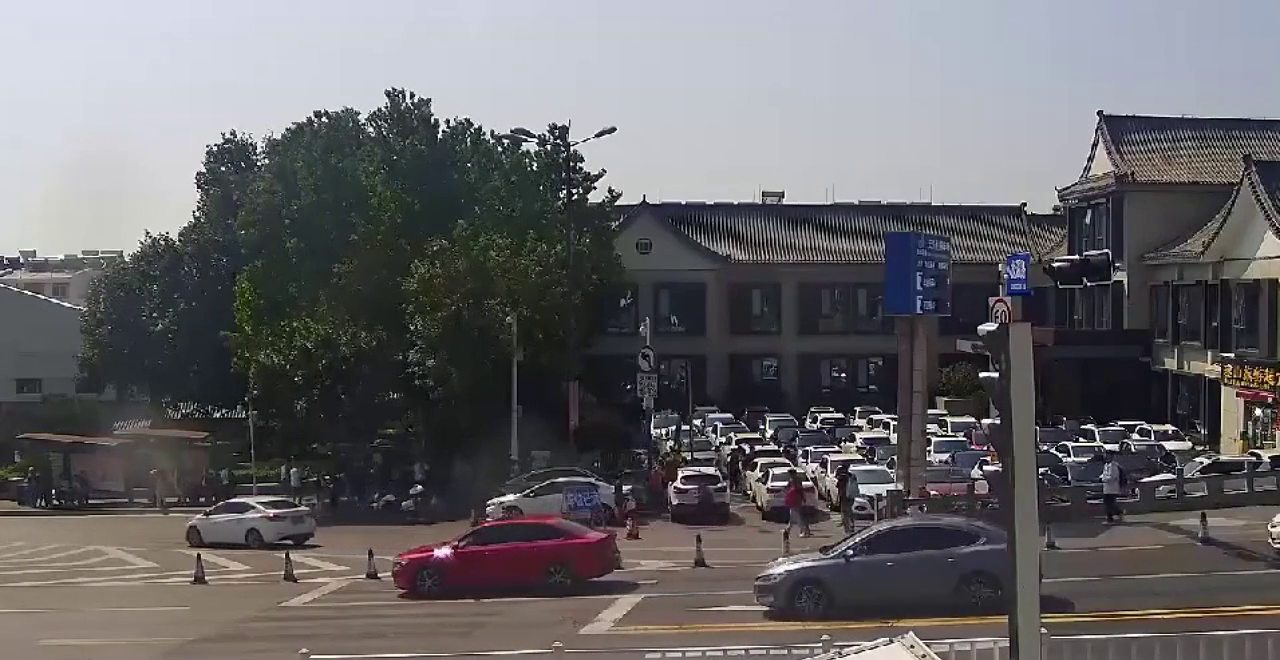
//> input picture frame 63 of pre_Operator/GMM/tpu/video.mp4, 1280 x 660 px
$ ./mog2_custom_save   (built with g++ and OpenCV 4)
//> lines starting //> are read from the running program, lines starting //| are printed output that depends on the picture; after the words box and inside, x2 and y2 are one past the last pixel; in counts of white or black regions, pixels touching at a corner belong together
// #include <opencv2/opencv.hpp>
#include <vector>
#include <cmath>
#include <algorithm>
#include <iostream>
#include <iomanip> // for setw, setfill

using namespace cv;
using namespace std;

// 高斯分布结构体
struct Gaussian {
    Vec3d mean;       // 均值（BGR）
    Vec3d var;        // 方差（BGR）
    double weight;    // 权重
    double alpha;     // 学习率（用于更新）

    Gaussian() : mean(0,0,0), var(10,10,10), weight(0.0), alpha(0.001) {}

    // 判断像素是否匹配该高斯分布（2.5σ准则）
    bool match(const Vec3b& pixel) const {
        for (int c = 0; c < 3; ++c) {
            double diff = abs(pixel[c] - mean[c]);
            if (diff > 2.5 * sqrt(var[c])) {
                return false;
            }
        }
        return true;
    }

    // 更新高斯分布参数
    void update(const Vec3b& pixel, double alpha) {
        for (int c = 0; c < 3; ++c) {
            double diff = pixel[c] - mean[c];
            double rho = alpha / sqrt(var[c] + 1e-6);  // 防止除零
            mean[c] += rho * diff;
            var[c] += rho * (diff * diff - var[c]);
        }
        weight += alpha * (1.0 - weight);  // 权重更新
    }

    // 用新像素初始化高斯分布
    void initialize(const Vec3b& pixel, double alpha) {
        for (int c = 0; c < 3; ++c) {
            mean[c] = pixel[c];
            var[c] = 10.0;  // 初始方差
        }
        weight = 0.1;  // 初始权重 0.1
        this->alpha = alpha;
    }

    // 计算 w / σ（用于排序）
    double getSortKey() const {
        double sum = 0.0;
        for (int c = 0; c < 3; ++c) {
            sum += weight / (sqrt(var[c]) + 1e-6);
        }
        return sum / 3.0;
    }
};

// MOG2 背景减除器类
class BackgroundSubtractorMOG2Custom {
private:
    int K;              // 每个像素的高斯分布数量
    double alpha;       // 学习率
    double varThreshold; // 匹配阈值（用于判断是否匹配）
    bool detectShadows; // 是否检测阴影
    double shadowThreshold; // 阴影检测阈值（亮度变化但色度不变）
    int history;        // 背景模型历史帧数（未实现，可扩展）

    vector<vector<vector<Gaussian>>> model; // [height][width][K]

public:
    BackgroundSubtractorMOG2Custom(int K = 5, double alpha = 0.001, double varThreshold = 16.0, bool detectShadows = true)
        : K(K), alpha(alpha), varThreshold(varThreshold), detectShadows(detectShadows), shadowThreshold(0.5) {}

    void initialize(const Mat& frame) {
        int h = frame.rows, w = frame.cols;
        model.resize(h, vector<vector<Gaussian>>(w, vector<Gaussian>(K)));
        // 初始化每个像素的第一个高斯分布
        for (int y = 0; y < h; ++y) {
            for (int x = 0; x < w; ++x) {
                Vec3b pixel = frame.at<Vec3b>(y, x);
                model[y][x][0].initialize(pixel, alpha);
                model[y][x][0].weight = 0.1; // 第一个高斯权重设为1
            }
        }
    }

    Mat apply(const Mat& frame) {
        Mat mask = Mat::zeros(frame.size(), CV_8U);
        int h = frame.rows, w = frame.cols;

        for (int y = 0; y < h; ++y) {
            for (int x = 0; x < w; ++x) {
                Vec3b pixel = frame.at<Vec3b>(y, x);
                vector<Gaussian>& gaussians = model[y][x];
                int matchedIdx = -1;

                // 步骤1：查找匹配的高斯分布
                for (int i = 0; i < K; ++i) {
                    if (gaussians[i].match(pixel)) {
                        matchedIdx = i;
                        break;
                    }
                }

                if (matchedIdx != -1) {
                    // 更新匹配的高斯分布
                    gaussians[matchedIdx].update(pixel, alpha);
                } else {
                    // 替换权重最小的高斯分布
                    int minIdx = 0;
                    for (int i = 1; i < K; ++i) {
                        if (gaussians[i].weight < gaussians[minIdx].weight) {
                            minIdx = i;
                        }
                    }
                    gaussians[minIdx].initialize(pixel, alpha);
                }

                // 步骤2：排序高斯分布（按 w/σ）
                sort(gaussians.begin(), gaussians.end(), [](const Gaussian& a, const Gaussian& b) {
                    return a.getSortKey() > b.getSortKey();
                });

                // 步骤3：判断前景/背景
                double cumWeight = 0.0;
                bool isBackground = false;
                for (int i = 0; i < K; ++i) {
                    cumWeight += gaussians[i].weight;
                    if (cumWeight >= 0.7) { // 背景模型阈值 T=0.7
                        if (gaussians[i].match(pixel)) {
                            isBackground = true;
                            break;
                        }
                    }
                }

                if (!isBackground) {
                    // 判断是否为阴影
                    if (detectShadows && isShadow(pixel, gaussians)) {
                        mask.at<uchar>(y, x) = 127; // 阴影
                    } else {
                        mask.at<uchar>(y, x) = 255; // 前景
                    }
                } else {
                    mask.at<uchar>(y, x) = 0; // 背景
                }
            }
        }

        return mask;
    }

private:
    // 判断是否为阴影（亮度变化但色度不变）
    bool isShadow(const Vec3b& pixel, const vector<Gaussian>& gaussians) const {
        // 找到最匹配的背景高斯分布
        int bestIdx = -1;
        double minDist = 1e9;
        for (int i = 0; i < K; ++i) {
            double dist = 0.0;
            for (int c = 0; c < 3; ++c) {
                dist += abs(pixel[c] - gaussians[i].mean[c]);
            }
            if (dist < minDist) {
                minDist = dist;
                bestIdx = i;
            }
        }

        if (bestIdx == -1) return false;

        // 计算亮度变化比例
        double bgLum = (gaussians[bestIdx].mean[0] + gaussians[bestIdx].mean[1] + gaussians[bestIdx].mean[2]) / 3.0;
        double pixelLum = (pixel[0] + pixel[1] + pixel[2]) / 3.0;
        double lumRatio = pixelLum / (bgLum + 1e-6);

        // 如果亮度降低（<1）且色度变化小，则认为是阴影
        if (lumRatio < 1.0 && lumRatio > 0.5) {
            double colorDiff = 0.0;
            for (int c = 0; c < 3; ++c) {
                colorDiff += abs(pixel[c] - gaussians[bestIdx].mean[c]);
            }
            if (colorDiff < 30.0) { // 色度变化小
                return true;
            }
        }

        return false;
    }
};

// 📸 保存图像到文件（带序号）
void saveFrame(const Mat& frame, int frameIdx, const string& prefix = "frame") {
    stringstream ss;
    ss << prefix << "_" << setfill('0') << setw(4) << frameIdx << ".png";
    imwrite(ss.str(), frame);
    cout << "保存: " << ss.str() << endl;
}

// 🧪 测试主函数（保存结果到文件）
int main() {
    VideoCapture cap("video.mp4"); // 替换为你的视频路径
    if (!cap.isOpened()) {
        cout << "无法打开视频文件" << endl;
        return -1;
    }

    Mat frame, mask;
    BackgroundSubtractorMOG2Custom mog2(5, 0.001, 16.0, true);

    // 初始化模型（用第一帧）
    cap >> frame;
//> frame is the input picture: 660 rows x 1280 cols, CV_8UC3; mean B, G, R 105, 102.5, 104.1
    if (frame.empty()) return -1;
    mog2.initialize(frame);

    int frameIdx = 0;
    while (cap.read(frame)) {
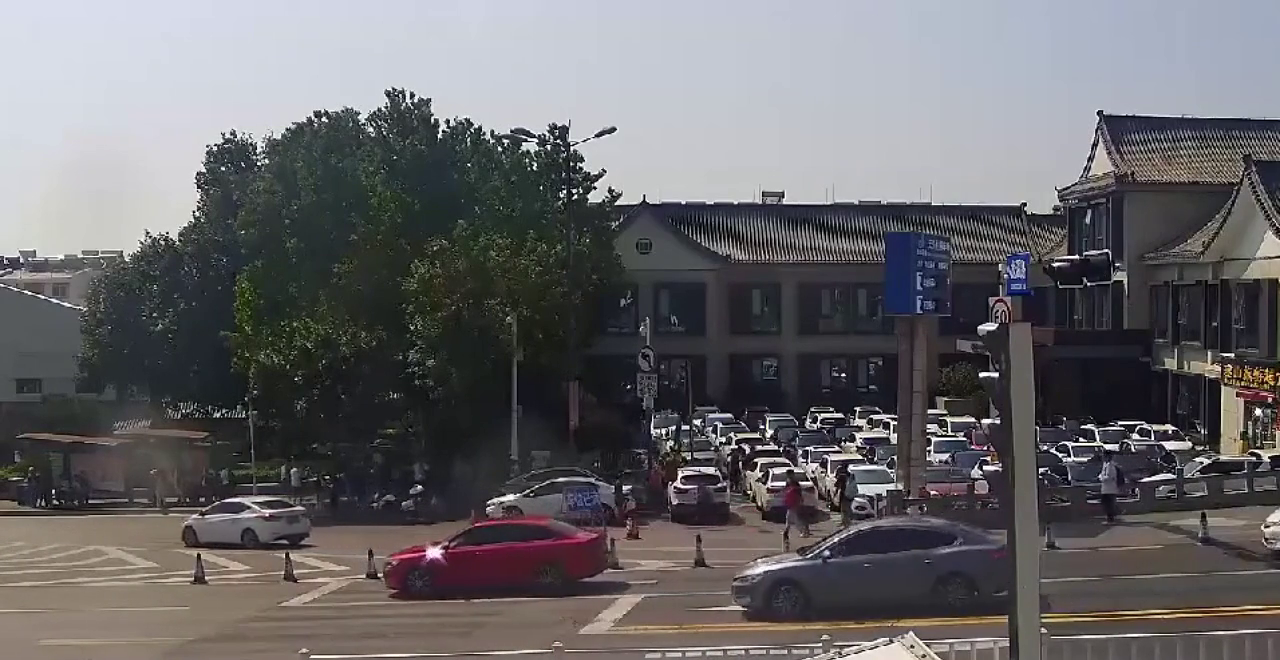
//> input picture frame 64 of pre_Operator/GMM/tpu/video.mp4, 1280 x 660 px
//> frame is the input picture: 660 rows x 1280 cols, CV_8UC3; mean B, G, R 105, 102.4, 104
        mask = mog2.apply(frame);
//> after the loop in apply, `for (int y = 0; y < h; ++y)`:
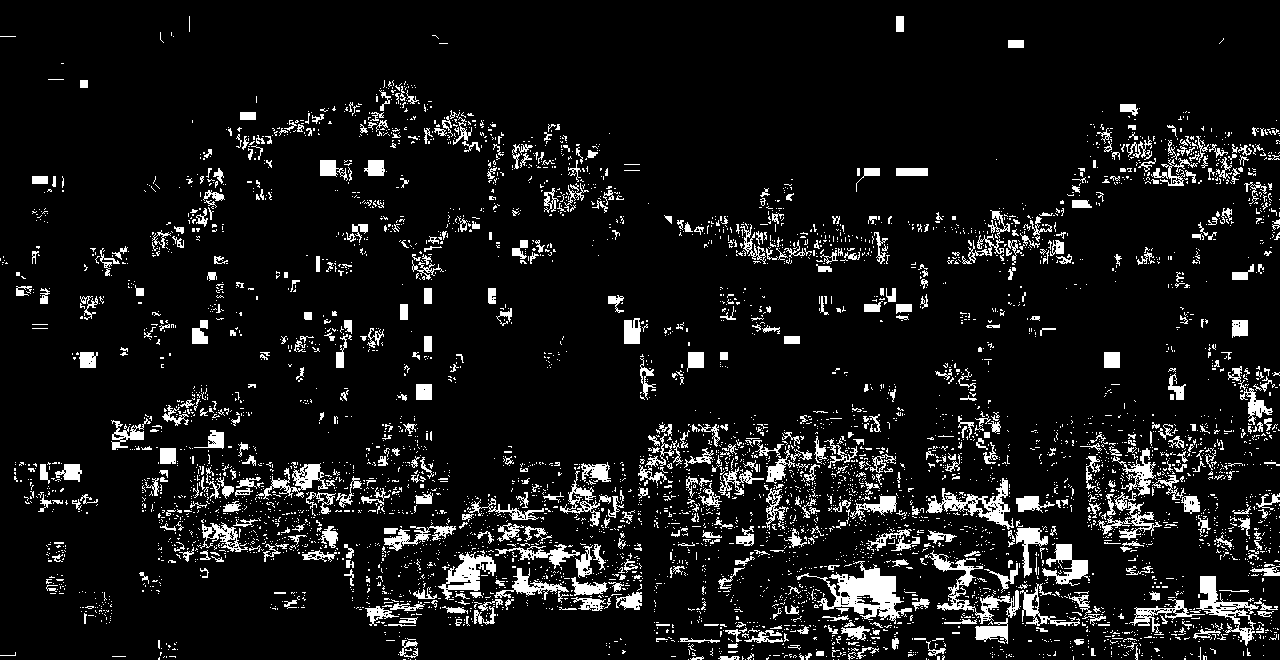
//> mask: 660 rows x 1280 cols, CV_8UC1; values 127 (black) and 255 (white), 8.8% white; 5379 white regions (4765 under 20 px), largest, box (x1, y1, x2, y2) and area: (796, 561, 912, 624) 2435, (925, 550, 1020, 624) 1363, (926, 478, 1014, 530) 1253

        // 保存前景掩码
        saveFrame(mask, frameIdx, "output/foreground_mask");

        // 可选：保存原图（用于对比）
        // saveFrame(frame, frameIdx, "original");

        frameIdx++;
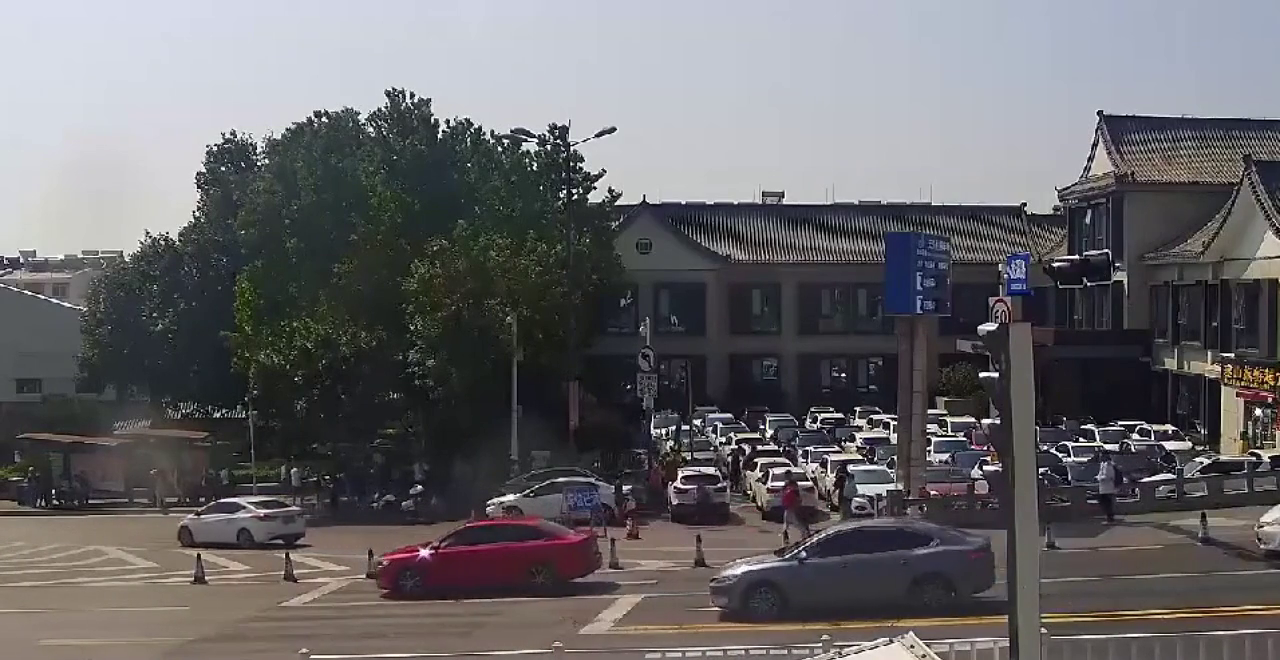
//> input picture frame 65 of pre_Operator/GMM/tpu/video.mp4, 1280 x 660 px
    }

    cap.release();
    cout << "处理完成，共保存 " << frameIdx << " 帧。" << endl;
    return 0;
}

$ run again, starting later in the video
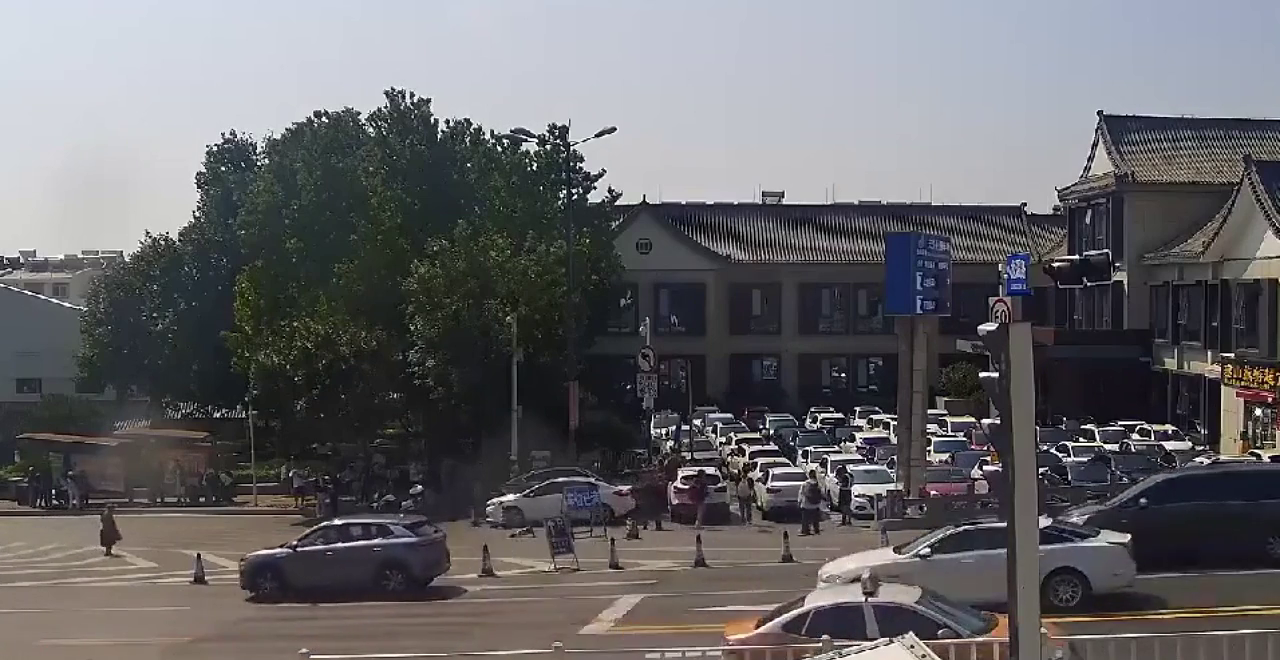
//> input picture frame 284 of pre_Operator/GMM/tpu/video.mp4, 1280 x 660 px
//> frame is the input picture: 660 rows x 1280 cols, CV_8UC3; mean B, G, R 104.3, 101.5, 102.5
//> after the loop in apply, `for (int y = 0; y < h; ++y)`:
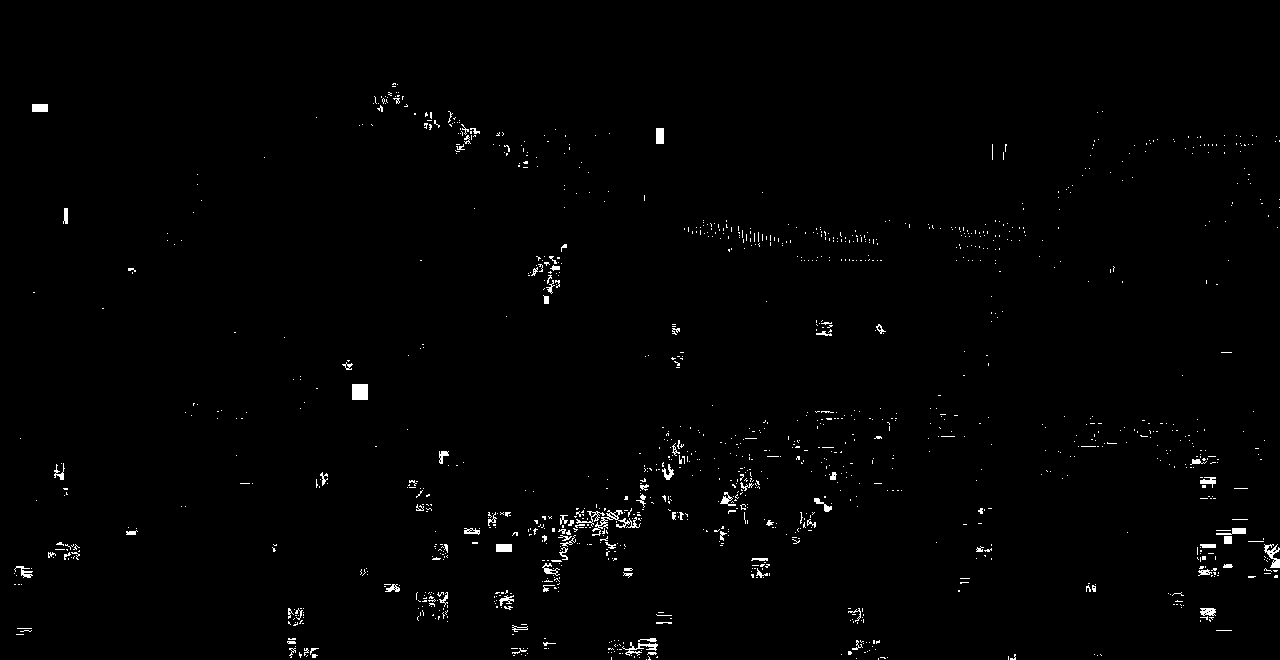
//> mask: 660 rows x 1280 cols, CV_8UC1; values 127 (black) and 255 (white), 1% white in thin lines or dots, all inside (x1, y1, x2, y2) = (14, 83, 1280, 660)
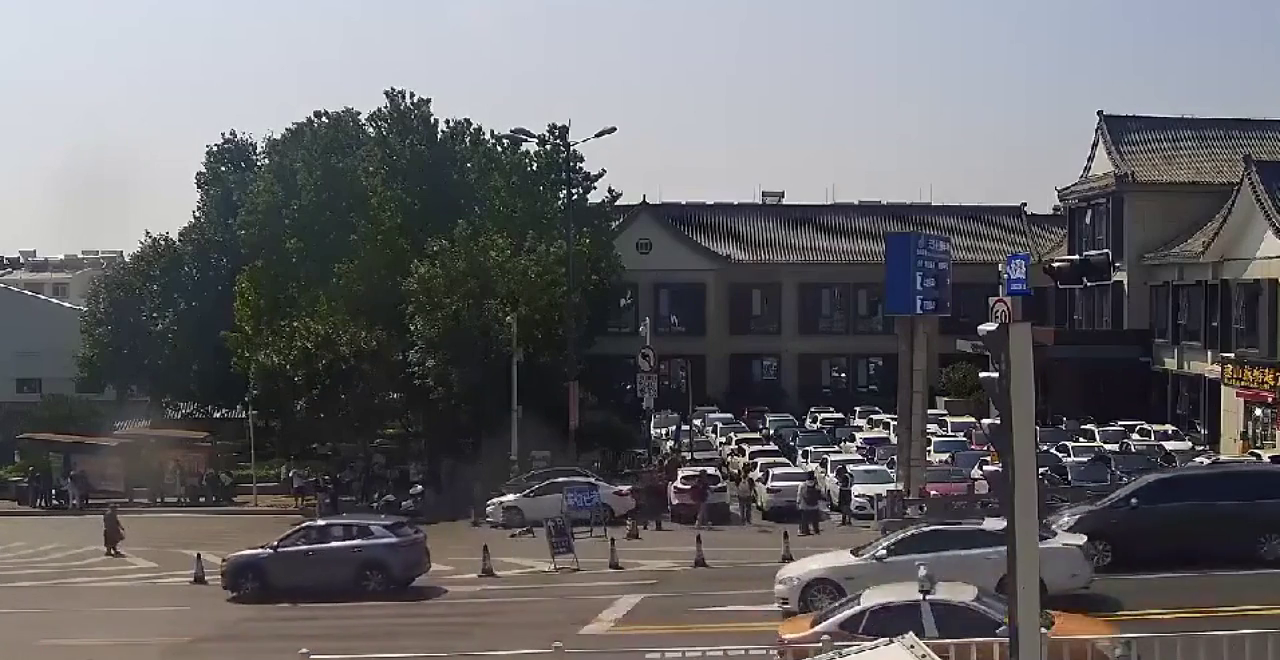
//> input picture frame 286 of pre_Operator/GMM/tpu/video.mp4, 1280 x 660 px
